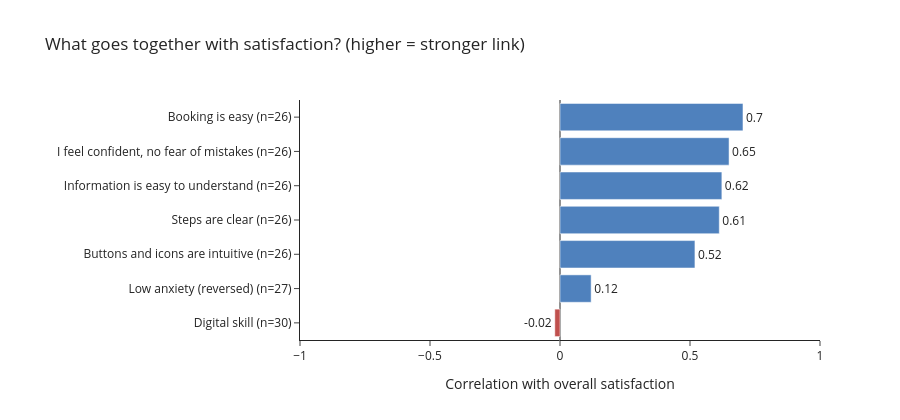

Notebook source saved alongside this figure:
### Code cell
import plotly.graph_objects as go

labels = {
    "l_easy": "Booking is easy",
    "l_confident": "I feel confident, no fear of mistakes",
    "l_clear_steps": "Steps are clear",
    "l_icons": "Buttons and icons are intuitive",
    "l_info": "Information is easy to understand",
    "anxiety_rev": "Low anxiety (reversed)",   # reversed so that higher = better, like the others
    "digital_skill": "Digital skill",
}

rows = []
for col, name in labels.items():
    d = df[[col, "satisfaction"]].dropna()
    rho, p = spearmanr(d[col], d["satisfaction"])
    rows.append((name, rho, len(d)))

drivers = pd.DataFrame(rows, columns=["item", "rho", "n"]).sort_values("rho")

fig = go.Figure(go.Bar(
    x=drivers["rho"], y=[f"{i} (n={n})" for i, n in zip(drivers["item"], drivers["n"])],
    orientation="h",
    marker_color=["#4f81bd" if r >= 0 else "#c0504d" for r in drivers["rho"]],
    text=drivers["rho"].round(2), textposition="outside",
    hovertemplate="%{y}<br>correlation: %{x:.2f}<extra></extra>",
))
fig.update_layout(
    title="What goes together with satisfaction? (higher = stronger link)",
    xaxis=dict(range=[-1, 1], title="Correlation with overall satisfaction", zeroline=True),
    height=420, width=900, template="simple_white", margin=dict(l=300),
)
fig.show()

### Figure 1 — Plotly figure (JSON) as saved in the notebook; plotly's stock layout.template omitted (floating-point values rounded to 4 significant figures)
{"data": [{"hovertemplate": "%{y}<br>correlation: %{x:.2f}<extra></extra>", "marker": {"color": ["#c0504d", "#4f81bd", "#4f81bd", "#4f81bd", "#4f81bd", "#4f81bd", "#4f81bd"]}, "orientation": "h", "text": [-0.02, 0.12, 0.52, 0.61, 0.62, 0.65, 0.7], "textposition": "outside", "type": "bar", "x": [-0.01997, 0.1198, 0.5189, 0.6126, 0.6226, 0.6502, 0.7038], "y": ["Digital skill (n=30)", "Low anxiety (reversed) (n=27)", "Buttons and icons are intuitive (n=26)", "Steps are clear (n=26)", "Information is easy to understand (n=26)", "I feel confident, no fear of mistakes (n=26)", "Booking is easy (n=26)"]}], "layout": {"height": 420, "margin": {"l": 300}, "title": {"text": "What goes together with satisfaction? (higher = stronger link)"}, "width": 900, "xaxis": {"range": [-1, 1], "title": {"text": "Correlation with overall satisfaction"}, "zeroline": true}}}
